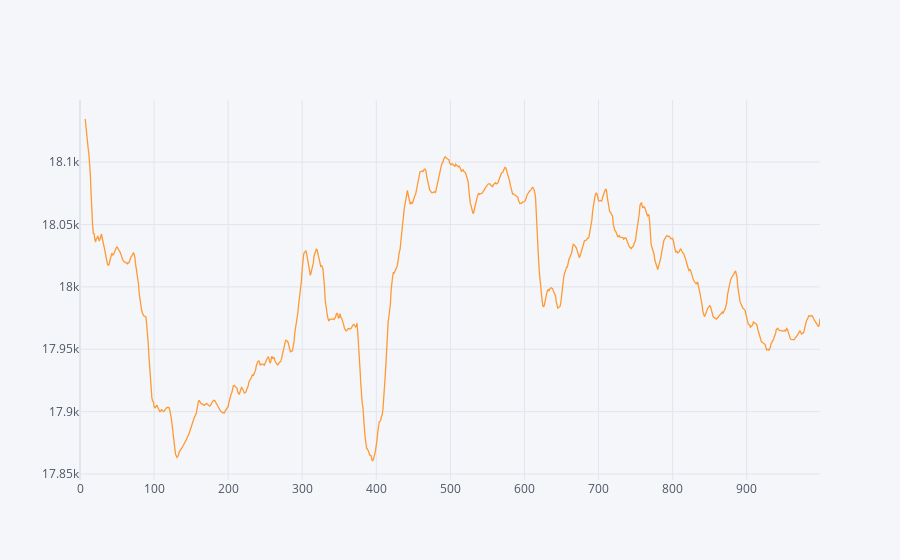

Notebook cell for this chart:
### Code cell
# df_temp[['close', 'ema8', 'ema20', 'signal']].iplot(kind='line')
df_temp[['ema8']].iplot(kind='line')

### Figure 1 — Plotly figure (JSON) as saved in the notebook; plotly's stock layout.template omitted (floating-point values rounded to 4 significant figures; data arrays with more than 128 entries replaced by an {"elided": "..."} marker saying what was removed)
{"data": [{"line": {"color": "rgba(255, 153, 51, 1.0)", "dash": "solid", "shape": "linear", "width": 1.3}, "mode": "lines", "name": "ema8", "text": "", "type": "scatter", "x": {"elided": "1000 int values"}, "y": {"elided": "1000 mixed values"}}], "layout": {"legend": {"bgcolor": "#F5F6F9", "font": {"color": "#4D5663"}}, "paper_bgcolor": "#F5F6F9", "plot_bgcolor": "#F5F6F9", "title": {"font": {"color": "#4D5663"}}, "xaxis": {"gridcolor": "#E1E5ED", "showgrid": true, "tickfont": {"color": "#4D5663"}, "title": {"font": {"color": "#4D5663"}, "text": ""}, "zerolinecolor": "#E1E5ED"}, "yaxis": {"gridcolor": "#E1E5ED", "showgrid": true, "tickfont": {"color": "#4D5663"}, "title": {"font": {"color": "#4D5663"}, "text": ""}, "zerolinecolor": "#E1E5ED"}}}
